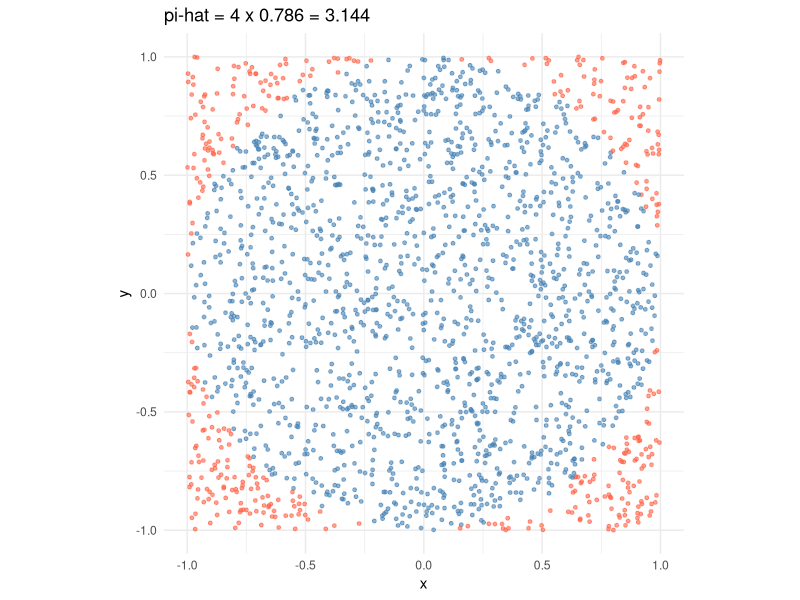
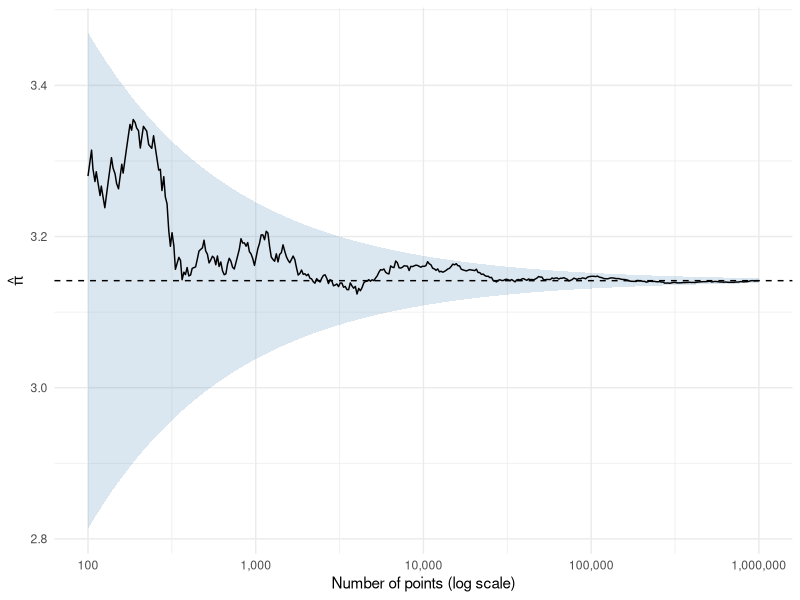

Generate these figures, in order, with R: (Note: this script raises an error after producing the figures.)
## ---- chunk 1
#| label: setup
#| include: false
library(ggplot2)
knitr::opts_chunk$set(message = FALSE, warning = FALSE)
## ---- chunk 2
#| label: dots
#| echo: false
#| fig-width: 5
#| fig-height: 5
#| out-width: 50%
#| fig-align: center
#| fig-cap: "2,000 random points. Blue points fall inside the unit circle."
set.seed(2312)
dots <- data.frame(x = runif(2000, -1, 1), y = runif(2000, -1, 1))
dots$inside <- with(dots, x^2 + y^2 <= 1)
ggplot(dots, aes(x, y, colour = inside)) +
  geom_point(alpha = .6, size = 1) +
  scale_colour_manual(values = c(`TRUE` = "steelblue", `FALSE` = "tomato"),
                      guide = "none") +
  coord_equal() +
  labs(title = sprintf("pi-hat = 4 x %.3f = %.3f",
                       mean(dots$inside), 4 * mean(dots$inside))) +
  theme_minimal()
## ---- chunk 3
#| label: convergence
#| echo: false
#| fig-width: 7
#| fig-height: 3.5
#| fig-cap: "Point estimate of π (running estimate from one million points), with a ±2 SE band around the true value. "
set.seed(123)
N <- 1e6
inside <- (runif(N, -1, 1)^2 + runif(N, -1, 1)^2) <= 1
keep <- unique(round(10^seq(2, 6, length.out = 400)))
conv <- data.frame(N = keep, pihat = 4 * cumsum(inside)[keep] / keep)
conv$se <- 4 * sqrt((pi / 4) * (1 - pi / 4) / conv$N)
ggplot(conv, aes(N, pihat)) +
  geom_ribbon(aes(ymin = pi - 2 * se, ymax = pi + 2 * se),
              fill = "steelblue", alpha = .2) +
  geom_hline(yintercept = pi, linetype = "dashed") +
  geom_line() +
  scale_x_log10(labels = scales::label_comma()) +
  labs(x = "Number of points (log scale)", y = expression(hat(pi))) +
  theme_minimal()
## ---- chunk 4
#| label: simpi-code
#| file: scripts/simpi.R
#| eval: true
## ---- chunk 5
#| label: known-answer
#| echo: true
seeds <- make_seeds(10000)

serial   <- sapply(1:10000, simpi, n = 10000, seeds = seeds)
parallel <- unlist(parallel::mclapply(1:10000, simpi, n = 10000,
                                      seeds = seeds, mc.cores = 2))

sprintf("%.12f", c(serial = mean(serial), parallel = mean(parallel)))
## ---- chunk 6
#| label: split
#| echo: true
nsims <- 10; ntasks <- 4
lapply(1:ntasks, function(a) seq(a, nsims, by = ntasks))
